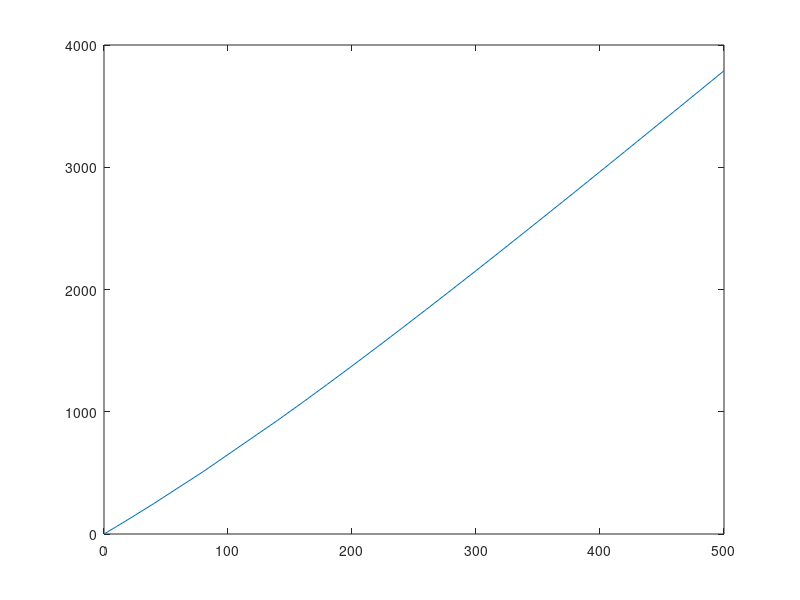

This chart was generated by the following MATLAB code:
close all;
clear all;
format long;
scale=1024/5;
amplification=500;

Vc=scale*amplification/1000*[0,0.591,1.495,2.420,4.985,9.081,10.503,11.951,13.421, 14.912,16.420,...
    17.945,19.484,21.036,22.6,23.386,24.174,24.964,25.757,26.552,27.348,28.146,...
    28.946,29.747,30.55,32.159,33.772,35.387,37.005];
Tc=[0,10,25,40,80,140,160,180,200,220,240,...
    260,280,300,320,330,340,350,360,370,380,390,...
    400,410,420,440,460,480,500];

%input offset voltage drift by temp
%Vc=Vc+25*50E-9;

plot(Tc,Vc);

for i=2:2:length(Vc)*2
  gah(i)=Tc(floor(i/2));   
end    

for i=1:2:(length(Vc)*2)-1
  gah(i)=Vc(floor((i+1)/2));   
end 


gah=round(gah);



maximum= 1;
for j=1:size(Vc,2)
       
    lollotiloo=strcat('{',num2str(round(Vc(j))),',',num2str(Tc(j)) ,'},');
    if size(lollotiloo,2) > maximum
       maximum=  size(lollotiloo,2);
    end
    
    for i=1:maximum
        test2(j,i)=lollotiloo(i)
    end
     
end

dlmwrite('Etype.txt',test2,'delimiter','','newline','pc');
